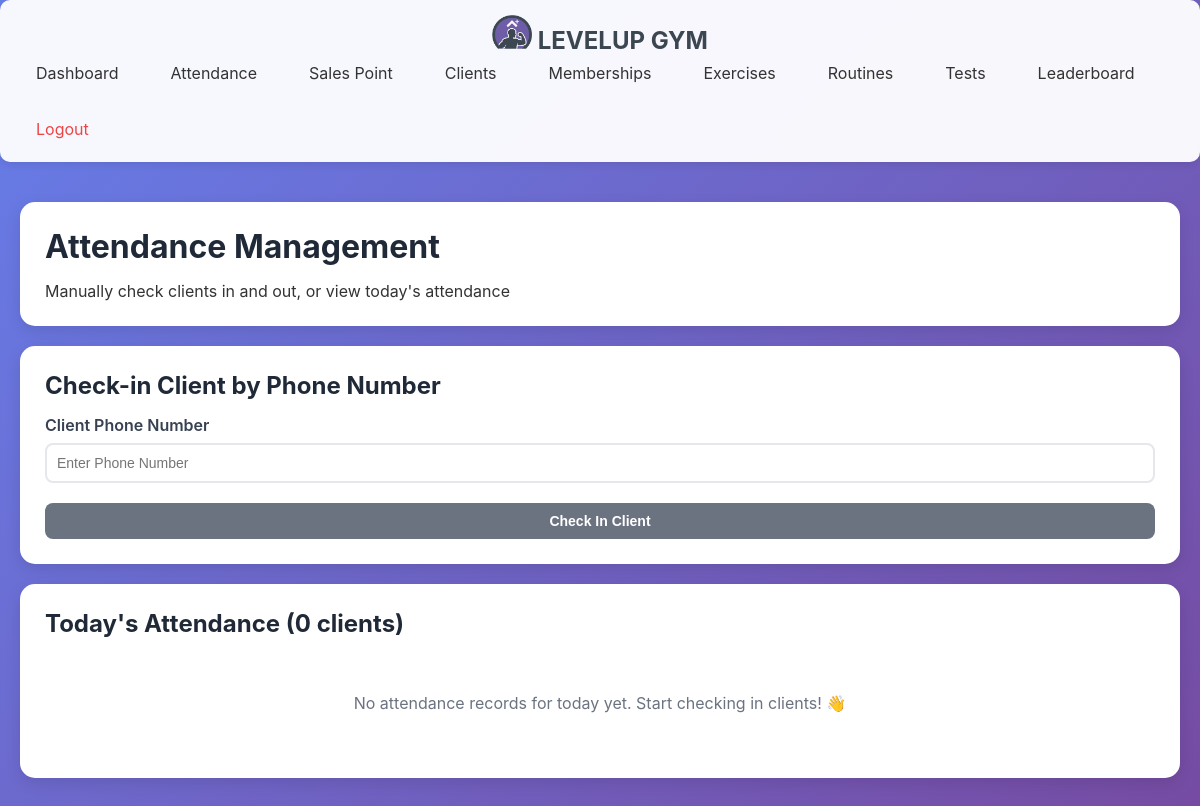
/admin/attendance (signed in), run on an earlier commit of the app's database.
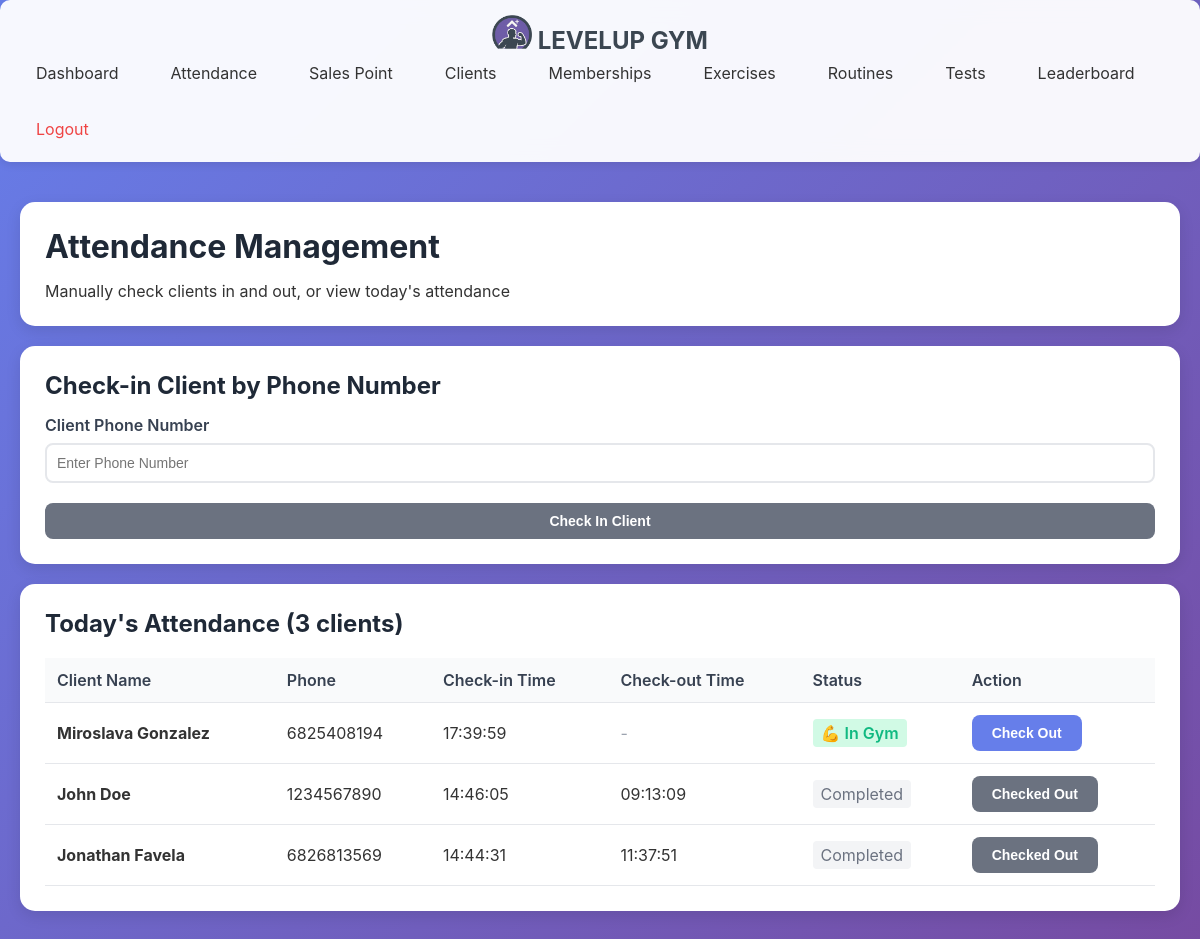
And on a later commit of the database.
### tables this page shows
CREATE TABLE attendance (
                attendance_id INTEGER PRIMARY KEY AUTOINCREMENT,
                client_id INTEGER NOT NULL,
                check_in_date DATE NOT NULL,
                check_in_time TIME,
                check_out_time TIME,
                exp_earned INTEGER DEFAULT 0,
                FOREIGN KEY (client_id) REFERENCES clients(client_id) ON DELETE CASCADE,
                UNIQUE(client_id, check_in_date)
            );

CREATE TABLE clients (
                client_id INTEGER PRIMARY KEY AUTOINCREMENT,
                phone_number TEXT UNIQUE NOT NULL,
                pin_hash TEXT NOT NULL,
                first_name TEXT NOT NULL,
                last_name TEXT NOT NULL,
                email TEXT,
                date_of_birth DATE,
                gender TEXT,
                registration_date DATETIME DEFAULT CURRENT_TIMESTAMP,
                status TEXT DEFAULT 'active',
                profile_photo_path TEXT
            );

### main.py (the view)
@app.route('/admin/attendance')
@admin_required
def admin_attendance():
    attendance_list = attendance_ctrl.get_gym_attendance_today()
    clients = Client.get_all_active()
    return render_template('admin/attendance.html',
                         attendance_list=attendance_list,
                         clients=clients)

### database/db_manager.py (called while the page is built)
    def connect(self):
        self.conn = sqlite3.connect(self.db_name)
        self.conn.row_factory = sqlite3.Row  # Access columns by name
        self.cursor = self.conn.cursor()

    def disconnect(self):
        if self.conn:
            self.conn.close()

    def execute_query(self, query, params=None):
        self.connect()
        if params:
            self.cursor.execute(query, params)
        else:
            self.cursor.execute(query)
        results = self.cursor.fetchall()
        self.disconnect()
        return results

### main.py (called while the page is built)
def admin_required(f):
    @wraps(f)
    def decorated_function(*args, **kwargs):
        if 'admin_logged_in' not in session:
            return redirect(url_for('admin_login'))
        return f(*args, **kwargs)
    return decorated_function

### templates/admin/attendance.html (shortened to what this page needs)
{% extends "admin/base.html" %}
{% block content %}
<div class="card">
    <h1>Attendance Management</h1>
    <p>Manually check clients in and out, or view today's attendance</p>
</div>
<div class="grid grid-2">
    <div class="card">
    <h2>Check-in Client by Phone Number</h2>
    <form id="checkin-form" method="POST" action="{{ url_for('admin_checkin') }}">
        <div class="form-group">
            <label for="client-phone">Client Phone Number</label>
            <input type="text" id="client-phone" name="phone_number" required placeholder="Enter Phone Number" maxlength="10">
        </div>
        <button type="submit" class="btn btn-disabled" style="width: 100%;" id="checkin-button" disabled>Check In Client</button>
    </form>
    </div>
</div>
<div class="card">
    <h2>Today's Attendance ({{ attendance_list|length }} clients)</h2>
    {% if attendance_list %}
    <table>
        <thead>
            <tr>
                <th>Client Name</th>
                <th>Phone</th>
                <th>Check-in Time</th>
                <th>Check-out Time</th>
                <th>Status</th>
                <th>Action</th>
            </tr>
        </thead>
        <tbody>
            {% for record in attendance_list %}
            <tr>
                <td><strong>{{ record.client_name }}</strong></td>
                <td>{{ record.phone_number }}</td>
                <td>{{ record.check_in_time }}</td>
                <td>
                    {% if record.check_out_time %}
                        {{ record.check_out_time }}
                    {% else %}
                        <span style="color: #9ca3af;">-</span>
                    {% endif %}
                </td>
                <td>
                    {% if record.check_out_time %}
                        <span style="color: #6b7280; background: #f3f4f6; padding: 4px 8px; border-radius: 4px;">Completed</span>
                    {% else %}
                        <span style="color: #10b981; background: #d1fae5; padding: 4px 8px; border-radius: 4px; font-weight: 600;">💪 In Gym</span>
                    {% endif %}
                </td>
                <td><form id="checkou-form" method="POST" action="{{ url_for('admin_checkout') }}">
                    {% if record.check_out_time %}
                    <button class="btn btn-disabled" disabled="true">Checked Out</button>
                    {% else %}
                    <button class="btn btn-primary">Check Out</button>
                    {% endif %}
                </form></td>
            </tr>
            {% endfor %}
        </tbody>
    </table>
    {% else %}
    <p style="color: #6b7280; padding: 40px; text-align: center; font-size: 16px;">
        No attendance records for today yet. Start checking in clients! 👋
    </p>
    {% endif %}
</div>
{% endblock %}

What changed in the data, as far as the page shows it:
added attendance: client_name "Miroslava Gonzalez", phone_number "6825408194", check_in_time "17:39:59", shows "💪 In Gym", shows "Check Out"
added attendance: client_name "John Doe", phone_number "1234567890", check_in_time "14:46:05", check_out_time "09:13:09", shows "Completed", shows "Checked Out"
added attendance: client_name "Jonathan Favela", phone_number "6826813569", check_in_time "14:44:31", check_out_time "11:37:51", shows "Completed", shows "Checked Out"
Also different on the page:
{{ attendance_list|length }}: "0" → "3"
text no longer shown: "No attendance records for today yet. Start checking in clients! 👋"
text now shown: "Client Name Phone Check-in Time Check-out Time Status Action"
